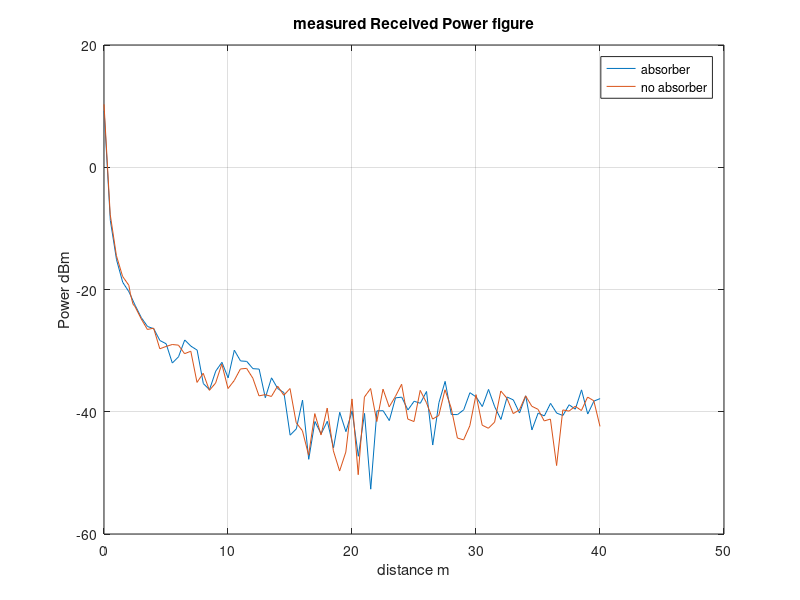

MATLAB code to generate this figure:
clear
clc

% measured data v-v
measured_data_v = [
    1	9.24	9.2
    51	-8.65	-8.75
    101	-14.96	-15.3
    151	-18.64	-19.01
    201	-20.16	-20.58
    251	-22.48	-22.69
    301	-24.32	-24.89
    351	-25.87	-26.23
    401	-26.1	-26.74
    451	-27.7	-29
    501	-28.52	-29.23
    551	-31.22	-32.84
    601	-30.77	-31.24
    651	-27.97	-28.54
    701	-29.14	-29.4
    751	-29.52	-30.3
    801	-35.2	-35.58
    851	-36.2	-36.58
    901	-33.22	-33.49
    951	-31.04	-32.78
    1001	-34.02	-34.9
    1051	-29.69	-30.17
    1101	-31.49	-31.88
    1151	-31.64	-31.88
    1201	-32.7	-33.2
    1251	-32.2	-33.84
    1301	-37.09	-38.33
    1351	-34.32	-34.58
    1401	-35.94	-36.48
    1451	-36.7	-37.04
    1501	-43.43	-44.23
    1551	-42.64	-42.96
    1601	-37.74	-38.44
    1651	-47.24	-48.32
    1701	-41.33	-41.86
    1751	-43.26	-43.97
    1801	-40.11	-43.01
    1851	-45.32	-46.47
    1901	-39.7	-40.48
    1951	-42.64	-43.87
    2001	-39.43	-40.3
    2051	-47.01	-47.56
    2101	-39.84	-40.7
    2151	-52.43	-52.9
    2201	-39.7	-40.01
    2251	-39.32	-40.34
    2301	-41	-41.89
    2351	-37.6	-37.85
    2401	-37.43	-37.8
    2451	-39.32	-40.09
    2501	-38	-38.56
    2551	-38.52	-38.7
    2601	-36.51	-36.86
    2651	-45.02	-45.87
    2701	-38.46	-38.57
    2751	-37.32	-32.74
    2801	-40.34	-40.56
    2851	-40.14	-40.79
    2901	-39.62	-39.74
    2951	-36.8	-36.96
    3001	-37.43	-37.73
    3051	-39.01	-39.29
    3101	-36.29	-36.4
    3151	-39.06	-39.32
    3201	-41.03	-41.5
    3251	-37.42	-37.76
    3301	-37.89	-38.24
    3351	-40.07	-40.34
    3401	-37.27	-37.52
    3451	-42.78	-43.17
    3501	-39.89	-40.56
    3551	-40.56	-40.8
    3601	-38.5	-38.76
    3651	-40.17	-40.28
    3701	-40.4	-40.82
    3751	-38.69	-39.02
    3801	-39.27	-39.89
    3851	-36.3	-36.54
    3901	-40.23	-40.52
    3951	-38.19	-38.32
    4001	-37.73	-37.97
    ];

% convert cm into m
distance_v = measured_data_v(:,1)./100;

power_average_v = (measured_data_v(:,2) + measured_data_v(:,3))./2;


% measured data h_h
measured_data_no_absorber  = [
    0	10.3
    0.5	-7.7
    1	-14.46
    1.5	-17.86
    2	-19.3
    2.13	-20.7
    2.25	-21.7
    2.34	-22.4
    2.5	-22.8
    3	-24.8
    3.5	-26.54
    4	-26.32
    4.5	-29.7
    5	-29.32
    5.5	-29
    6	-29.1
    6.5	-30.5
    7	-30.1
    7.5	-35.2
    8	-33.7
    8.5	-36.5
    9	-35.3
    9.5	-32.2
    10	-36.2
    10.5	-34.9
    11	-33
    11.5	-32.9
    12	-34.5
    12.5	-37.4
    13	-37.2
    13.5	-37.5
    14	-35.8
    14.5	-37.3
    15	-36.2
    15.5	-41.8
    16	-43.1
    16.5	-47.1
    17	-40.3
    17.5	-43.8
    18	-39.4
    18.5	-46.4
    19	-49.7
    19.5	-46.6
    20	-37.9
    20.5	-50.3
    21	-37.6
    21.5	-36.2
    22	-41.6
    22.5	-36.3
    23	-39.2
    23.5	-37.5
    24	-35.5
    24.5	-41.2
    25	-41.6
    25.5	-36.5
    26	-38.5
    26.5	-41.2
    27	-40.6
    27.5	-36.4
    28	-39.4
    28.5	-44.3
    29	-44.6
    29.5	-42.3
    30	-37.2
    30.5	-42.2
    31	-42.7
    31.5	-41.7
    32	-36.6
    32.5	-37.8
    33	-40.3
    33.5	-39.7
    34	-37.4
    34.5	-39.1
    35	-39.6
    35.5	-41.5
    36	-41.2
    36.5	-48.8
    37	-39.7
    37.5	-39.9
    38	-39.1
    38.5	-39.8
    39	-37.6
    39.5	-38.2
    40	-42.4
    ];

distance_no_absorber  = measured_data_no_absorber (:,1);

power_average_no_absorber  = measured_data_no_absorber (:,2);

figure(1)
plot(distance_v, power_average_v)
title('measured Received Power figure')
xlabel('distance m')
ylabel('Power dBm')
hold on
plot(distance_no_absorber , power_average_no_absorber )
legend('absorber','no absorber')
grid on